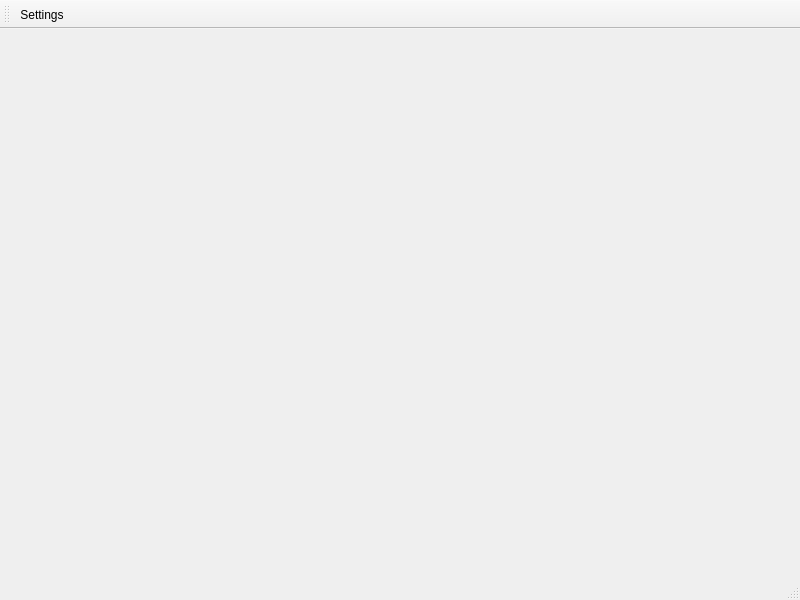
<?xml version="1.0" encoding="UTF-8"?>
<ui version="4.0">
 <class>MainWindow</class>
 <widget class="QMainWindow" name="MainWindow">
  <property name="geometry">
   <rect>
    <x>0</x>
    <y>0</y>
    <width>800</width>
    <height>600</height>
   </rect>
  </property>
  <property name="windowTitle">
   <string>MainWindow</string>
  </property>
  <widget class="QWidget" name="centralwidget"/>
  <widget class="QMenuBar" name="menubar">
   <property name="geometry">
    <rect>
     <x>0</x>
     <y>0</y>
     <width>800</width>
     <height>26</height>
    </rect>
   </property>
  </widget>
  <widget class="QStatusBar" name="statusbar"/>
  <widget class="QToolBar" name="toolBar">
   <property name="windowTitle">
    <string>toolBar</string>
   </property>
   <attribute name="toolBarArea">
    <enum>TopToolBarArea</enum>
   </attribute>
   <attribute name="toolBarBreak">
    <bool>false</bool>
   </attribute>
   <addaction name="actionSettings"/>
  </widget>
  <action name="actionSettings">
   <property name="icon">
    <iconset resource="resource.qrc">
     <normaloff>:/Users/AlexPCnew/Downloads/gear.png</normaloff>:/Users/AlexPCnew/Downloads/gear.png</iconset>
   </property>
   <property name="text">
    <string>Settings</string>
   </property>
   <property name="toolTip">
    <string>Settings of DB</string>
   </property>
   <property name="menuRole">
    <enum>QAction::MenuRole::NoRole</enum>
   </property>
  </action>
 </widget>
 <resources>
  <include location="resource.qrc"/>
 </resources>
 <connections/>
</ui>
